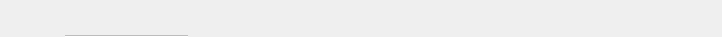
<?xml version="1.0" encoding="UTF-8"?>
<ui version="4.0">
 <class>TitleBar</class>
 <widget class="QWidget" name="TitleBar">
  <property name="geometry">
   <rect>
    <x>0</x>
    <y>0</y>
    <width>722</width>
    <height>37</height>
   </rect>
  </property>
  <property name="font">
   <font>
    <family>Source Sans Pro</family>
    <pointsize>10</pointsize>
   </font>
  </property>
  <property name="windowTitle">
   <string>Form</string>
  </property>
  <layout class="QHBoxLayout" name="horizontalLayout">
   <property name="spacing">
    <number>2</number>
   </property>
   <property name="leftMargin">
    <number>0</number>
   </property>
   <property name="topMargin">
    <number>0</number>
   </property>
   <property name="rightMargin">
    <number>20</number>
   </property>
   <property name="bottomMargin">
    <number>0</number>
   </property>
   <item>
    <widget class="QWidget" name="widgetLogo" native="true">
     <property name="maximumSize">
      <size>
       <width>150</width>
       <height>16777215</height>
      </size>
     </property>
     <layout class="QVBoxLayout" name="verticalLayout_2">
      <property name="spacing">
       <number>0</number>
      </property>
      <property name="leftMargin">
       <number>0</number>
      </property>
      <property name="topMargin">
       <number>0</number>
      </property>
      <property name="rightMargin">
       <number>0</number>
      </property>
      <property name="bottomMargin">
       <number>0</number>
      </property>
      <item>
       <spacer name="verticalSpacer">
        <property name="orientation">
         <enum>Qt::Vertical</enum>
        </property>
        <property name="sizeHint" stdset="0">
         <size>
          <width>43</width>
          <height>0</height>
         </size>
        </property>
       </spacer>
      </item>
     </layout>
    </widget>
   </item>
   <item>
    <spacer name="horizontalSpacer_3">
     <property name="orientation">
      <enum>Qt::Horizontal</enum>
     </property>
     <property name="sizeType">
      <enum>QSizePolicy::Fixed</enum>
     </property>
     <property name="sizeHint" stdset="0">
      <size>
       <width>20</width>
       <height>20</height>
      </size>
     </property>
    </spacer>
   </item>
   <item>
    <layout class="QVBoxLayout" name="verticalLayout_3">
     <property name="spacing">
      <number>0</number>
     </property>
     <property name="bottomMargin">
      <number>0</number>
     </property>
     <item>
      <spacer name="verticalSpacer_3">
       <property name="orientation">
        <enum>Qt::Vertical</enum>
       </property>
       <property name="sizeHint" stdset="0">
        <size>
         <width>20</width>
         <height>5</height>
        </size>
       </property>
      </spacer>
     </item>
     <item>
      <widget class="QTabBar" name="tabWidget" native="true">
       <property name="minimumSize">
        <size>
         <width>0</width>
         <height>35</height>
        </size>
       </property>
      </widget>
     </item>
    </layout>
   </item>
   <item>
    <spacer name="horizontalSpacer">
     <property name="orientation">
      <enum>Qt::Horizontal</enum>
     </property>
     <property name="sizeHint" stdset="0">
      <size>
       <width>0</width>
       <height>20</height>
      </size>
     </property>
    </spacer>
   </item>
   <item>
    <layout class="QVBoxLayout" name="verticalLayout">
     <item>
      <widget class="QLabel" name="lblBalance">
       <property name="minimumSize">
        <size>
         <width>20</width>
         <height>0</height>
        </size>
       </property>
       <property name="font">
        <font>
         <pointsize>17</pointsize>
         <weight>75</weight>
         <bold>true</bold>
        </font>
       </property>
       <property name="text">
        <string/>
       </property>
       <property name="alignment">
        <set>Qt::AlignRight|Qt::AlignTrailing|Qt::AlignVCenter</set>
       </property>
      </widget>
     </item>
    </layout>
   </item>
  </layout>
 </widget>
 <customwidgets>
  <customwidget>
   <class>QTabBar</class>
   <extends>QWidget</extends>
   <header>qtabbar.h</header>
  </customwidget>
 </customwidgets>
 <resources/>
 <connections/>
</ui>
